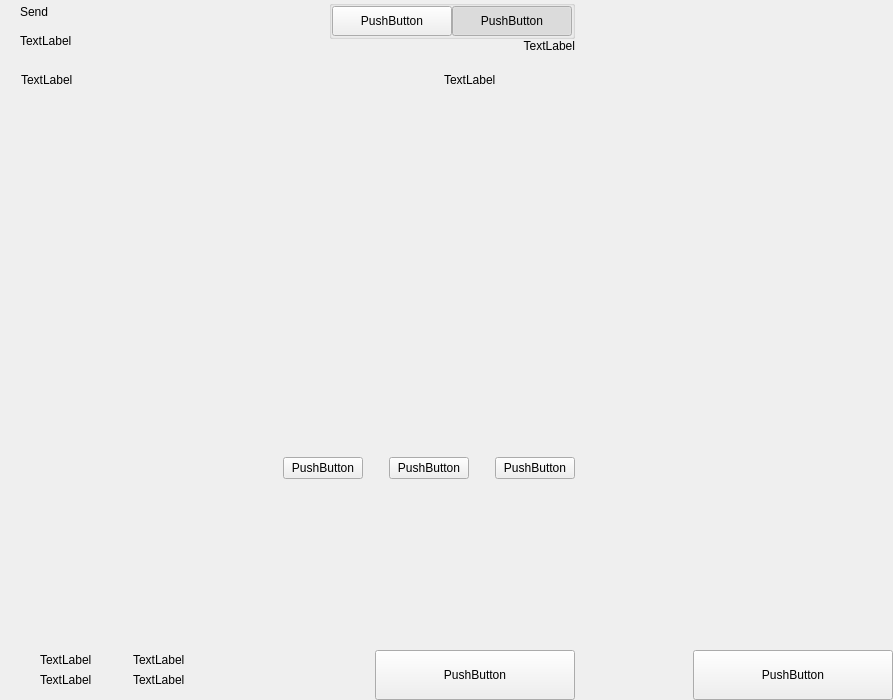
<?xml version="1.0" encoding="UTF-8"?>
<ui version="4.0">
 <class>send</class>
 <widget class="QWidget" name="send">
  <property name="geometry">
   <rect>
    <x>0</x>
    <y>0</y>
    <width>893</width>
    <height>700</height>
   </rect>
  </property>
  <property name="windowTitle">
   <string>Form</string>
  </property>
  <layout class="QHBoxLayout" name="horizontalLayout_2" stretch="2,1">
   <property name="spacing">
    <number>0</number>
   </property>
   <property name="leftMargin">
    <number>0</number>
   </property>
   <property name="topMargin">
    <number>0</number>
   </property>
   <property name="rightMargin">
    <number>0</number>
   </property>
   <property name="bottomMargin">
    <number>0</number>
   </property>
   <item>
    <widget class="QWidget" name="left" native="true">
     <layout class="QVBoxLayout" name="verticalLayout_3">
      <property name="spacing">
       <number>0</number>
      </property>
      <property name="leftMargin">
       <number>0</number>
      </property>
      <property name="topMargin">
       <number>0</number>
      </property>
      <property name="rightMargin">
       <number>0</number>
      </property>
      <property name="bottomMargin">
       <number>0</number>
      </property>
      <item>
       <layout class="QVBoxLayout" name="verticalLayout_22" stretch="0,0,0,1,0,0,1,0">
        <property name="spacing">
         <number>0</number>
        </property>
        <item>
         <layout class="QHBoxLayout" name="horizontalLayout_3">
          <property name="spacing">
           <number>0</number>
          </property>
          <property name="leftMargin">
           <number>20</number>
          </property>
          <property name="rightMargin">
           <number>20</number>
          </property>
          <item>
           <layout class="QVBoxLayout" name="verticalLayout">
            <property name="spacing">
             <number>5</number>
            </property>
            <item>
             <widget class="QLabel" name="labelTitle">
              <property name="text">
               <string>Send</string>
              </property>
              <property name="alignment">
               <set>Qt::AlignLeading|Qt::AlignLeft|Qt::AlignVCenter</set>
              </property>
             </widget>
            </item>
            <item>
             <widget class="QLabel" name="labelSubtitle1">
              <property name="text">
               <string>TextLabel</string>
              </property>
             </widget>
            </item>
           </layout>
          </item>
          <item>
           <spacer name="horizontalSpacer">
            <property name="orientation">
             <enum>Qt::Horizontal</enum>
            </property>
            <property name="sizeHint" stdset="0">
             <size>
              <width>40</width>
              <height>20</height>
             </size>
            </property>
           </spacer>
          </item>
          <item>
           <layout class="QVBoxLayout" name="verticalLayout_6">
            <property name="spacing">
             <number>0</number>
            </property>
            <item>
             <widget class="QGroupBox" name="groupBox">
              <property name="title">
               <string/>
              </property>
              <property name="alignment">
               <set>Qt::AlignLeading|Qt::AlignLeft|Qt::AlignTop</set>
              </property>
              <layout class="QHBoxLayout" name="horizontalLayout_4">
               <property name="spacing">
                <number>0</number>
               </property>
               <property name="leftMargin">
                <number>0</number>
               </property>
               <property name="topMargin">
                <number>0</number>
               </property>
               <property name="rightMargin">
                <number>0</number>
               </property>
               <property name="bottomMargin">
                <number>0</number>
               </property>
               <item>
                <widget class="QPushButton" name="pushLeft">
                 <property name="minimumSize">
                  <size>
                   <width>120</width>
                   <height>30</height>
                  </size>
                 </property>
                 <property name="maximumSize">
                  <size>
                   <width>120</width>
                   <height>30</height>
                  </size>
                 </property>
                 <property name="text">
                  <string>PushButton</string>
                 </property>
                 <property name="checkable">
                  <bool>true</bool>
                 </property>
                 <property name="autoExclusive">
                  <bool>true</bool>
                 </property>
                </widget>
               </item>
               <item>
                <widget class="QPushButton" name="pushRight">
                 <property name="minimumSize">
                  <size>
                   <width>120</width>
                   <height>30</height>
                  </size>
                 </property>
                 <property name="maximumSize">
                  <size>
                   <width>120</width>
                   <height>30</height>
                  </size>
                 </property>
                 <property name="text">
                  <string>PushButton</string>
                 </property>
                 <property name="checkable">
                  <bool>true</bool>
                 </property>
                 <property name="checked">
                  <bool>true</bool>
                 </property>
                 <property name="autoExclusive">
                  <bool>true</bool>
                 </property>
                </widget>
               </item>
              </layout>
             </widget>
            </item>
            <item>
             <widget class="QLabel" name="labelSubtitle2">
              <property name="text">
               <string>TextLabel</string>
              </property>
              <property name="alignment">
               <set>Qt::AlignRight|Qt::AlignTrailing|Qt::AlignVCenter</set>
              </property>
             </widget>
            </item>
           </layout>
          </item>
         </layout>
        </item>
        <item>
         <spacer name="verticalSpacer_2">
          <property name="orientation">
           <enum>Qt::Vertical</enum>
          </property>
          <property name="sizeType">
           <enum>QSizePolicy::Fixed</enum>
          </property>
          <property name="sizeHint" stdset="0">
           <size>
            <width>20</width>
            <height>20</height>
           </size>
          </property>
         </spacer>
        </item>
        <item>
         <layout class="QHBoxLayout" name="horizontalLayout" stretch="6,0,2">
          <property name="spacing">
           <number>0</number>
          </property>
          <property name="leftMargin">
           <number>10</number>
          </property>
          <property name="topMargin">
           <number>0</number>
          </property>
          <property name="rightMargin">
           <number>20</number>
          </property>
          <property name="bottomMargin">
           <number>0</number>
          </property>
          <item>
           <widget class="QLabel" name="labelSubtitleAddress">
            <property name="styleSheet">
             <string notr="true">margin-left:8px;</string>
            </property>
            <property name="text">
             <string>TextLabel</string>
            </property>
           </widget>
          </item>
          <item>
           <spacer name="horizontalSpacer_3">
            <property name="orientation">
             <enum>Qt::Horizontal</enum>
            </property>
            <property name="sizeType">
             <enum>QSizePolicy::Fixed</enum>
            </property>
            <property name="sizeHint" stdset="0">
             <size>
              <width>40</width>
              <height>1</height>
             </size>
            </property>
           </spacer>
          </item>
          <item>
           <widget class="QLabel" name="labelSubtitleAmount">
            <property name="text">
             <string>TextLabel</string>
            </property>
           </widget>
          </item>
         </layout>
        </item>
        <item>
         <widget class="QScrollArea" name="scrollArea">
          <property name="minimumSize">
           <size>
            <width>0</width>
            <height>350</height>
           </size>
          </property>
          <property name="styleSheet">
           <string notr="true">#scrollArea {
            background:transparent;
            margin-top:10px;
}</string>
          </property>
          <property name="horizontalScrollBarPolicy">
           <enum>Qt::ScrollBarAlwaysOff</enum>
          </property>
          <property name="sizeAdjustPolicy">
           <enum>QAbstractScrollArea::AdjustIgnored</enum>
          </property>
          <property name="widgetResizable">
           <bool>true</bool>
          </property>
          <property name="alignment">
           <set>Qt::AlignLeading|Qt::AlignLeft|Qt::AlignTop</set>
          </property>
          <widget class="QWidget" name="scrollAreaWidgetContents">
           <property name="geometry">
            <rect>
             <x>0</x>
             <y>0</y>
             <width>591</width>
             <height>16</height>
            </rect>
           </property>
           <property name="sizePolicy">
            <sizepolicy hsizetype="Preferred" vsizetype="Maximum">
             <horstretch>0</horstretch>
             <verstretch>0</verstretch>
            </sizepolicy>
           </property>
           <property name="autoFillBackground">
            <bool>false</bool>
           </property>
           <property name="styleSheet">
            <string notr="true">#scrollAreaWidgetContents {
             background:transparent;
             }</string>
           </property>
           <layout class="QVBoxLayout" name="verticalLayout_7">
            <property name="spacing">
             <number>0</number>
            </property>
            <property name="sizeConstraint">
             <enum>QLayout::SetDefaultConstraint</enum>
            </property>
            <property name="leftMargin">
             <number>0</number>
            </property>
            <property name="topMargin">
             <number>0</number>
            </property>
            <property name="rightMargin">
             <number>0</number>
            </property>
            <property name="bottomMargin">
             <number>0</number>
            </property>
           </layout>
          </widget>
         </widget>
        </item>
        <item>
         <spacer name="verticalSpacer_4">
          <property name="orientation">
           <enum>Qt::Vertical</enum>
          </property>
          <property name="sizeType">
           <enum>QSizePolicy::Fixed</enum>
          </property>
          <property name="sizeHint" stdset="0">
           <size>
            <width>20</width>
            <height>20</height>
           </size>
          </property>
         </spacer>
        </item>
        <item>
         <layout class="QHBoxLayout" name="horizontalLayout_20">
          <property name="spacing">
           <number>6</number>
          </property>
          <property name="rightMargin">
           <number>20</number>
          </property>
          <item>
           <spacer name="horizontalSpacer_4">
            <property name="orientation">
             <enum>Qt::Horizontal</enum>
            </property>
            <property name="sizeHint" stdset="0">
             <size>
              <width>40</width>
              <height>20</height>
             </size>
            </property>
           </spacer>
          </item>
          <item>
           <widget class="QPushButton" name="pushButtonFee">
            <property name="text">
             <string>PushButton</string>
            </property>
           </widget>
          </item>
          <item>
           <spacer name="horizontalSpacer_11">
            <property name="orientation">
             <enum>Qt::Horizontal</enum>
            </property>
            <property name="sizeType">
             <enum>QSizePolicy::Minimum</enum>
            </property>
            <property name="sizeHint" stdset="0">
             <size>
              <width>20</width>
              <height>20</height>
             </size>
            </property>
           </spacer>
          </item>
          <item>
           <widget class="QPushButton" name="pushButtonClear">
            <property name="text">
             <string>PushButton</string>
            </property>
           </widget>
          </item>
          <item>
           <spacer name="horizontalSpacer_6">
            <property name="orientation">
             <enum>Qt::Horizontal</enum>
            </property>
            <property name="sizeType">
             <enum>QSizePolicy::Fixed</enum>
            </property>
            <property name="sizeHint" stdset="0">
             <size>
              <width>20</width>
              <height>20</height>
             </size>
            </property>
           </spacer>
          </item>
          <item>
           <widget class="QPushButton" name="pushButtonAddRecipient">
            <property name="text">
             <string>PushButton</string>
            </property>
           </widget>
          </item>
         </layout>
        </item>
        <item>
         <spacer name="verticalSpacer">
          <property name="orientation">
           <enum>Qt::Vertical</enum>
          </property>
          <property name="sizeHint" stdset="0">
           <size>
            <width>20</width>
            <height>40</height>
           </size>
          </property>
         </spacer>
        </item>
        <item>
         <layout class="QHBoxLayout" name="horizontalLayout_7">
          <property name="rightMargin">
           <number>20</number>
          </property>
          <item>
           <layout class="QHBoxLayout" name="horizontalLayout_10">
            <property name="spacing">
             <number>0</number>
            </property>
            <property name="leftMargin">
             <number>8</number>
            </property>
            <item>
             <widget class="QStackedWidget" name="stackedWidget">
              <property name="minimumSize">
               <size>
                <width>0</width>
                <height>60</height>
               </size>
              </property>
              <property name="maximumSize">
               <size>
                <width>16777215</width>
                <height>60</height>
               </size>
              </property>
              <widget class="QWidget" name="page1">
               <layout class="QVBoxLayout" name="verticalLayout_71" stretch="0">
                <property name="spacing">
                 <number>6</number>
                </property>
                <property name="leftMargin">
                 <number>12</number>
                </property>
                <property name="topMargin">
                 <number>0</number>
                </property>
                <property name="rightMargin">
                 <number>0</number>
                </property>
                <property name="bottomMargin">
                 <number>0</number>
                </property>
                <item>
                 <widget class="QWidget" name="coinWidget" native="true">
                  <property name="minimumSize">
                   <size>
                    <width>0</width>
                    <height>60</height>
                   </size>
                  </property>
                  <property name="maximumSize">
                   <size>
                    <width>16777215</width>
                    <height>60</height>
                   </size>
                  </property>
                  <layout class="QHBoxLayout" name="horizontalLayout_9">
                   <property name="spacing">
                    <number>0</number>
                   </property>
                   <property name="leftMargin">
                    <number>20</number>
                   </property>
                   <property name="topMargin">
                    <number>10</number>
                   </property>
                   <property name="rightMargin">
                    <number>20</number>
                   </property>
                   <property name="bottomMargin">
                    <number>10</number>
                   </property>
                   <item>
                    <layout class="QVBoxLayout" name="verticalSend">
                     <property name="spacing">
                      <number>0</number>
                     </property>
                     <item>
                      <widget class="QLabel" name="labelTitleTotalSend">
                       <property name="text">
                        <string>TextLabel</string>
                       </property>
                      </widget>
                     </item>
                     <item>
                      <widget class="QLabel" name="labelAmountSend">
                       <property name="text">
                        <string>TextLabel</string>
                       </property>
                      </widget>
                     </item>
                    </layout>
                   </item>
                   <item>
                    <spacer name="horizontalSpacer_9">
                     <property name="orientation">
                      <enum>Qt::Horizontal</enum>
                     </property>
                     <property name="sizeType">
                      <enum>QSizePolicy::Fixed</enum>
                     </property>
                     <property name="sizeHint" stdset="0">
                      <size>
                       <width>20</width>
                       <height>20</height>
                      </size>
                     </property>
                    </spacer>
                   </item>
                   <item>
                    <widget class="QLabel" name="labelLine">
                     <property name="minimumSize">
                      <size>
                       <width>1</width>
                       <height>0</height>
                      </size>
                     </property>
                     <property name="maximumSize">
                      <size>
                       <width>1</width>
                       <height>16777215</height>
                      </size>
                     </property>
                     <property name="text">
                      <string/>
                     </property>
                    </widget>
                   </item>
                   <item>
                    <spacer name="horizontalSpacer_10">
                     <property name="orientation">
                      <enum>Qt::Horizontal</enum>
                     </property>
                     <property name="sizeType">
                      <enum>QSizePolicy::Fixed</enum>
                     </property>
                     <property name="sizeHint" stdset="0">
                      <size>
                       <width>20</width>
                       <height>20</height>
                      </size>
                     </property>
                    </spacer>
                   </item>
                   <item>
                    <layout class="QVBoxLayout" name="verticalRemaining">
                     <property name="spacing">
                      <number>0</number>
                     </property>
                     <item>
                      <widget class="QLabel" name="labelTitleTotalRemaining">
                       <property name="text">
                        <string>TextLabel</string>
                       </property>
                      </widget>
                     </item>
                     <item>
                      <widget class="QLabel" name="labelAmountRemaining">
                       <property name="text">
                        <string>TextLabel</string>
                       </property>
                      </widget>
                     </item>
                    </layout>
                   </item>
                  </layout>
                 </widget>
                </item>
               </layout>
              </widget>
              <widget class="QWidget" name="page_2"/>
             </widget>
            </item>
           </layout>
          </item>
          <item>
           <spacer name="horizontalSpacer_5">
            <property name="orientation">
             <enum>Qt::Horizontal</enum>
            </property>
            <property name="sizeType">
             <enum>QSizePolicy::Expanding</enum>
            </property>
            <property name="sizeHint" stdset="0">
             <size>
              <width>40</width>
              <height>20</height>
             </size>
            </property>
           </spacer>
          </item>
          <item alignment="Qt::AlignBottom">
           <widget class="QPushButton" name="pushButtonSave">
            <property name="minimumSize">
             <size>
              <width>200</width>
              <height>50</height>
             </size>
            </property>
            <property name="maximumSize">
             <size>
              <width>200</width>
              <height>50</height>
             </size>
            </property>
            <property name="text">
             <string>PushButton</string>
            </property>
           </widget>
          </item>
         </layout>
        </item>
       </layout>
      </item>
     </layout>
    </widget>
   </item>
   <item>
    <widget class="QWidget" name="right" native="true">
     <layout class="QVBoxLayout" name="verticalLayout_5">
      <property name="leftMargin">
       <number>0</number>
      </property>
      <property name="topMargin">
       <number>0</number>
      </property>
      <property name="rightMargin">
       <number>0</number>
      </property>
      <property name="bottomMargin">
       <number>0</number>
      </property>
      <item>
       <layout class="QVBoxLayout" name="verticalLayout_4">
        <property name="spacing">
         <number>6</number>
        </property>
        <item>
         <widget class="OptionButton" name="btnCoinControl" native="true">
          <property name="minimumSize">
           <size>
            <width>0</width>
            <height>50</height>
           </size>
          </property>
         </widget>
        </item>
        <item>
         <widget class="OptionButton" name="btnChangeAddress" native="true">
          <property name="minimumSize">
           <size>
            <width>0</width>
            <height>50</height>
           </size>
          </property>
         </widget>
        </item>
        <item>
         <widget class="OptionButton" name="btnUri" native="true">
          <property name="minimumSize">
           <size>
            <width>0</width>
            <height>50</height>
           </size>
          </property>
         </widget>
        </item>
        <item>
         <spacer name="verticalSpacer_5">
          <property name="orientation">
           <enum>Qt::Vertical</enum>
          </property>
          <property name="sizeHint" stdset="0">
           <size>
            <width>20</width>
            <height>40</height>
           </size>
          </property>
         </spacer>
        </item>
        <item>
         <layout class="QHBoxLayout" name="horizontalLayout_8">
          <item>
           <spacer name="horizontalSpacer_7">
            <property name="orientation">
             <enum>Qt::Horizontal</enum>
            </property>
            <property name="sizeHint" stdset="0">
             <size>
              <width>40</width>
              <height>20</height>
             </size>
            </property>
           </spacer>
          </item>
          <item>
           <widget class="QPushButton" name="pushButtonReset">
            <property name="minimumSize">
             <size>
              <width>200</width>
              <height>50</height>
             </size>
            </property>
            <property name="maximumSize">
             <size>
              <width>200</width>
              <height>50</height>
             </size>
            </property>
            <property name="text">
             <string>PushButton</string>
            </property>
           </widget>
          </item>
         </layout>
        </item>
       </layout>
      </item>
     </layout>
    </widget>
   </item>
  </layout>
 </widget>
 <customwidgets>
  <customwidget>
   <class>OptionButton</class>
   <extends>QWidget</extends>
   <header>qt/pivx/optionbutton.h</header>
   <container>1</container>
  </customwidget>
 </customwidgets>
 <resources/>
 <connections/>
</ui>
